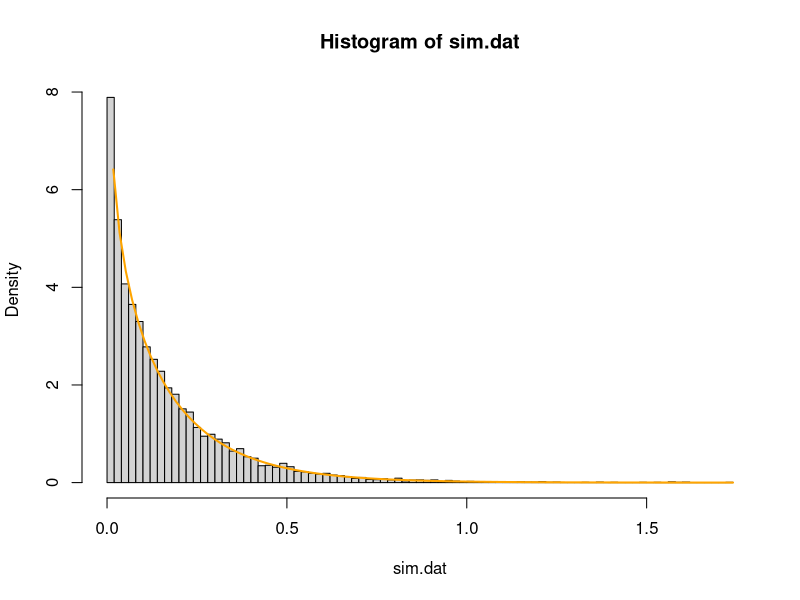

The R script that drew this image:
n = 10000
alpha = 0.8
beta = 5
sim.dat = rgamma(n, alpha, beta)
hist(sim.dat, prob = TRUE, breaks = 100)
curve(dgamma(x,alpha,beta),add=TRUE,col="orange", lwd = 2)
